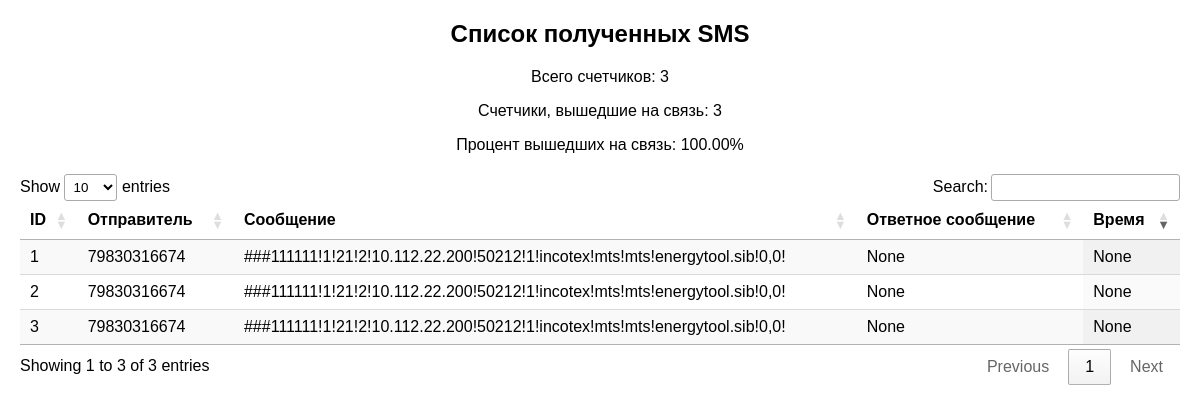
The page / on the database its author committed.
### tables this page shows
CREATE TABLE sms_data (
        id INTEGER PRIMARY KEY AUTOINCREMENT,
        phone_number TEXT,
        message TEXT,
        response_message TEXT,
        response_timestamp TEXT
    );

### server.py (the view)
@app.route('/', methods=['GET'])
def list_sms():
    messages = get_all_messages()
    return render_template('sms_list.html', messages=messages)

### database.py (called while the page is built)
def get_all_messages():
    conn = sqlite3.connect('sms.db')
    cursor = conn.cursor()
    cursor.execute("SELECT * FROM sms_data")
    messages = cursor.fetchall()
    conn.close()
    return messages

### templates/sms_list.html (shortened to what this page needs)
<!DOCTYPE html>
<html>
<head>
    <link rel="stylesheet" type="text/css" href="https://cdn.datatables.net/1.13.6/css/jquery.dataTables.min.css">
</head>
<body>
    <h2>Список полученных SMS</h2>
    <div class="analytics">
        <p>Всего счетчиков: <span id="total-count"></span></p>
        <p>Счетчики, вышедшие на связь: <span id="responded-count"></span></p>
        <p>Процент вышедших на связь: <span id="response-rate"></span>%</p>
    </div>
    <table id="sms-table" class="display">
        <thead>
            <tr>
                <th>ID</th>
                <th>Отправитель</th>
                <th>Сообщение</th>
                <th>Ответное сообщение</th>
                <th>Время</th>
            </tr>
        </thead>
        <tbody>
            {% for message in messages %}
            <tr>
                <td>{{ message[0] }}</td>
                <td>{{ message[1] }}</td>
                <td>{{ message[2] }}</td>
                <td>{{ message[3] }}</td>
                <td>{{ message[4] }}</td>
            </tr>
            {% endfor %}
        </tbody>
    </table>
</body>
</html>

### templates/sms_list.html (style rules this page uses)
body { font-family: Arial, sans-serif; margin: 20px; }
h2 { text-align: center; }
.analytics { text-align: center; margin-bottom: 20px; }

### rows shown on the page
sms_data: id "1", phone_number "79830316674", message "###111111!1!21!2!10.112.22.200!50212!1!incotex!mts!mts!energytool.sib!0,0!", message "None"
sms_data: id "2", phone_number "79830316674", message "###111111!1!21!2!10.112.22.200!50212!1!incotex!mts!mts!energytool.sib!0,0!", message "None"
sms_data: id "3", phone_number "79830316674", message "###111111!1!21!2!10.112.22.200!50212!1!incotex!mts!mts!energytool.sib!0,0!", message "None"
